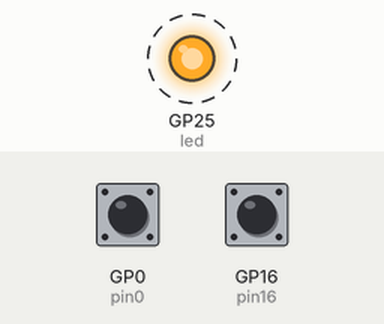
This program was run on a simulated Raspberry Pi Pico running MicroPython. Parts: output pins drawn as LEDs (lit = HIGH). Dashed ring = blinking. The test bench sets the inputs (shaded band); at power-on: GP0 (pin0) LOW, GP16 (pin16) HIGH. What the program prints to the serial console is not drawn.

Above: at 0.76 s.
1.3 s: GP0 (pin0) pulled HIGH for 0.15 s
4.3 s: GP16 (pin16) pulled LOW for 0.15 s
7.4 s: GP0 (pin0) pulled HIGH for 1 s
11.4 s: GP16 (pin16) pulled LOW for 1 s
15.4 s: GP0 (pin0) driven HIGH and GP16 (pin16) driven LOW
18.4 s: GP16 (pin16) pulsed HIGH 2 times (0.12 s each, 0.3 s apart)
Timing chart, 0 to 22.4 s (numbered marks = the images above; inputs shaded):
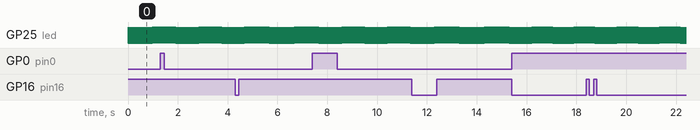

The program:

gpio_demo.py
```python
# Author: Elvis Chino-Islas
# Date: 4/9/2020
# Purpose: RP-RP2 Workshop
# Description:
#   Demonstrate how to use the GPIO on the
#   RP-RP2 along with demoing interrupts

from machine import Pin
from utime import sleep_ms

## Interrupt Service Routine
def pin1_irq_handler(pin: Pin):
    global irq_trigged
    irq_trigged = True

# Used to keep track if interrupt occurred
irq_trigged = False

# Initializes the GP0 to be an input while being pulled down
pin0 = Pin(0, mode=Pin.IN, pull=Pin.PULL_DOWN)

# Initializes the GP1 to be an input while being pulled up
pin16 = Pin(16, mode=Pin.IN, pull=Pin.PULL_UP)

# Initializes the GP25 (on-board led) while being pulled down
led = Pin(25, mode=Pin.OUT, pull=Pin.PULL_DOWN)

# Enables an interrupt on GP1 that is triggered on a falling edge
## uses a hardware interrupt
pin16.irq(handler=pin1_irq_handler, trigger=Pin.IRQ_FALLING, hard=True)

# Declares and initializes the count to 0
count = 0

#TODO add a new GPIO pin that can break this loop
while True:

    # blinks led on and off
    led.toggle()

    # Checks if the interrupt was recently triggered
    if irq_trigged:
        print("interrupt detected @ GP1, count reset")
        # Resets count
        count = 0
        # Marks most recent interrupt was handeled
        irq_trigged = False
    else:
        # Reads value of GP0 and if it is high it will
        # increment the counter
        if pin0.value():
            count += 1

    print(count, end='\r')

    # CPU waits for 10 ms till next iteration
    sleep_ms(10)

print("Program Ended")
```

Measured:
- by itself, GP25 (led): alternates HIGH for 0.01 s and LOW for 0.01 s
